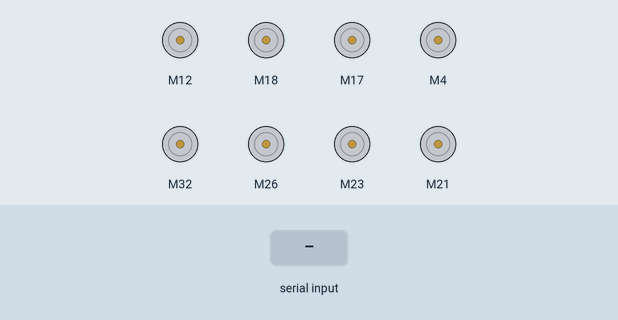
This sketch was run on a simulated Arduino Mega 2560, built with avr-gcc and run on an emulated ATmega2560. Shown: 8 × DC motor (green arrow = forward, orange = backward, longer = faster). Inputs (shaded band) come from the test bench.

Above: at 1.2 s.
1.3 s: "1\n" received over Serial
At 2.5 s:
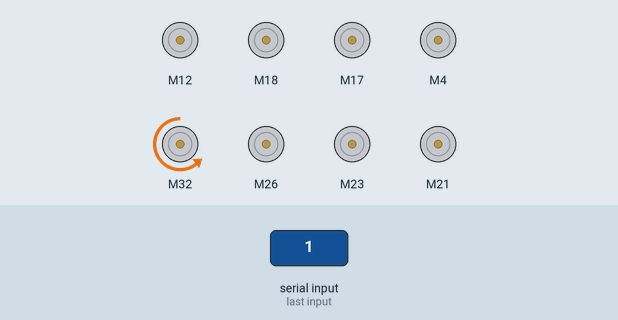
2.8 s: byte 0 (0) received over Serial
At 3.8 s:
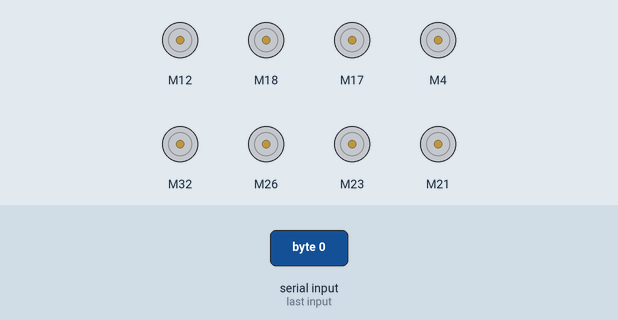
4.3 s: byte 1 (1) received over Serial
At 4.9 s:
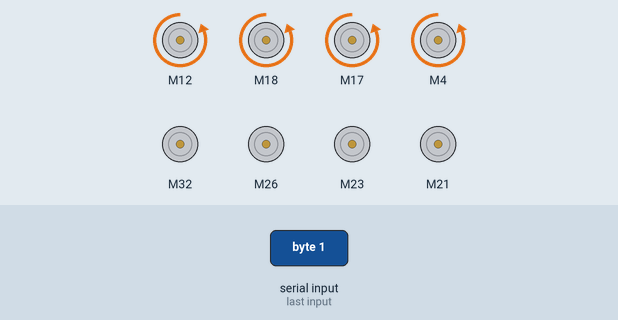
5.8 s: byte 2 (2) received over Serial
At 6.1 s:
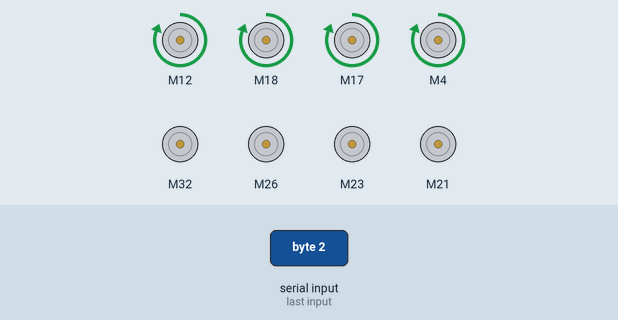
7.3 s: byte 3 (3) received over Serial
At 8.4 s:
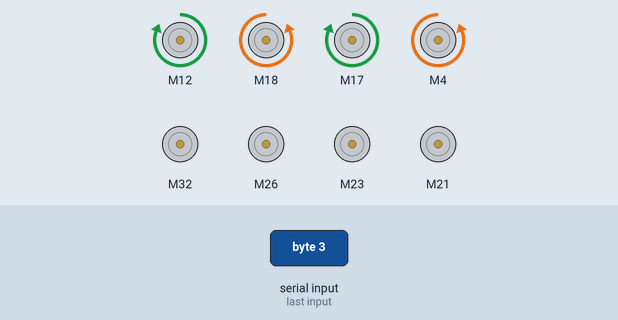
8.8 s: byte 4 (4) received over Serial
At 9.5 s:
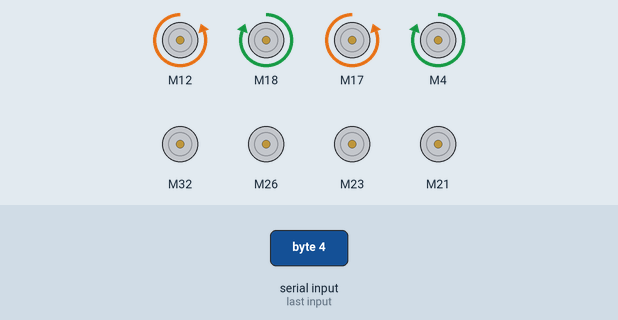
Timing chart, 0 to 11.3 s (numbered marks = the images above; inputs shaded):
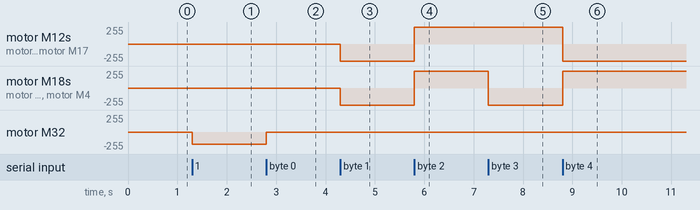

Measured:
- after the input at 1.3 s, motor M32: stopped → backward 180/255 at once
- after the input at 2.8 s, motor M32: backward 180/255 → stopped at once
- after the input at 4.3 s, motor M12, motor M18, motor M17, motor M4: stopped → backward 255/255 at once
- after the input at 5.8 s, motor M12, motor M18, motor M17, motor M4: backward 255/255 → forward 255/255 at once
- after the input at 7.3 s, motor M18, motor M4: forward 255/255 → backward 255/255 at once
- after the input at 8.8 s, motor M12, motor M17: forward 255/255 → backward 255/255 at once; motor M18, motor M4: backward 255/255 → forward 255/255 at once

The sketch:

AutonomousNavigation.ino
```cpp
//Codigo elaborado por Mike, Carlos, David, Alonso y Fausto


//Patas delanteras, canales 11 y 12. Patas traseras canales 6 y 7
#include "BTS7960.h"

#include "sbus.h"

bfs::SbusRx sbus_rx(&Serial2, 15, 2, true, false);
bfs::SbusData data;


int incomingByte;

const uint8_t motor1_pins[3] = { 2, 12, 13 };  //Enable, Left_PWM, Right_PWM //RPWM3 EN PLACA
const uint8_t motor2_pins[3] = { 2, 18, 5 };   //Enable, Left_PWM, Right_PWM //RPWM6 EN PLACA
const uint8_t motor3_pins[3] = { 2, 17, 16 };  //Enable, Left_PWM, Right_PWM //RPWM7 EN PLACA
const uint8_t motor4_pins[3] = { 2, 4, 0 };    //Enable, Left_PWM, Right_PWM //RPWM8 EN PLACA

const uint8_t motor5_pins[3] = { 2, 32, 33 };  //Enable, Left_PWM, Right_PWM //RPWM1 EN PLACA
const uint8_t motor6_pins[3] = { 2, 26, 27 };  //Enable, Left_PWM, Right_PWM //RPWM2 EN PLACA
const uint8_t motor7_pins[3] = { 2, 23, 22 };  //Enable, Left_PWM, Right_PWM //RPWM4 EN PLACA
const uint8_t motor8_pins[3] = { 2, 21, 19 };  //Enable, Left_PWM, Right_PWM //RPWM5 EN PLACA

BTS7960 motorController1(motor1_pins[0], motor1_pins[1], motor1_pins[2]);
BTS7960 motorController2(motor2_pins[0], motor2_pins[1], motor2_pins[2]);
BTS7960 motorController3(motor3_pins[0], motor3_pins[1], motor3_pins[2]);
BTS7960 motorController4(motor4_pins[0], motor4_pins[1], motor4_pins[2]);


BTS7960 motorControllerPatita1(motor5_pins[0], motor5_pins[1], motor5_pins[2]);
BTS7960 motorControllerPatita2(motor6_pins[0], motor6_pins[1], motor6_pins[2]);
BTS7960 motorControllerPatita3(motor7_pins[0], motor7_pins[1], motor7_pins[2]);
BTS7960 motorControllerPatita4(motor8_pins[0], motor8_pins[1], motor8_pins[2]);

int velocidad = 255;
int velocidadPatita = 180;
void setup() {
  Serial.begin(115200);
  motorController1.Enable();
  motorController2.Enable();
  motorController3.Enable();
  motorController4.Enable();
  sbus_rx.Begin();
}

///************************CAMBIAR canales por variables************************

void loop() {

  if (Serial.available() > 0) {
    /* Grab the received data */
    incomingByte = Serial.read();  //Leer puerto serie hasta timeout
    if (incomingByte < 10){
      detenerPatita(motorControllerPatita1);
      detenerPatita(motorControllerPatita2);
      detenerPatita(motorControllerPatita3);
      detenerPatita(motorControllerPatita4);
    }else{
      alto();
    }

    //Traccion
    if (incomingByte == 0){
      alto();
    } else if (incomingByte == 1){
      adelante();
    }else if (incomingByte == 2){
      atras();
    }else if (incomingByte == 3){
      izquierda();
    }else if (incomingByte == 4){
      derecha();

    //Sentido Horario
    }else if (incomingByte == 10){
      giroSentidoHorario(motorControllerPatita1);
    } else if (incomingByte == 11){
      giroSentidoHorario(motorControllerPatita2);
    }else if (incomingByte == 12){
      giroSentidoHorario(motorControllerPatita3);
    }else if (incomingByte == 13){
      giroSentidoHorario(motorControllerPatita4);
    }

    //Sentido AntiHorario
    else if (incomingByte == 20){
      giroSentidoAntiHorario(motorControllerPatita1);
    }else if (incomingByte == 21){
      giroSentidoAntiHorario(motorControllerPatita2);
    }else if (incomingByte == 22){
      giroSentidoAntiHorario(motorControllerPatita3);
    }else if (incomingByte == 23){
      giroSentidoAntiHorario(motorControllerPatita4);
    }

  }
}

void adelante() {

  motorController1.TurnLeft(velocidad);
  motorController2.TurnLeft(velocidad);
  motorController3.TurnLeft(velocidad);
  motorController4.TurnLeft(velocidad);
}

void atras() {

  motorController1.TurnRight(velocidad);
  motorController2.TurnRight(velocidad);
  motorController3.TurnRight(velocidad);
  motorController4.TurnRight(velocidad);
}

void derecha() {

  motorController1.TurnLeft(velocidad);
  motorController2.TurnRight(velocidad);
  motorController3.TurnLeft(velocidad);
  motorController4.TurnRight(velocidad);
}

void izquierda() {

  motorController1.TurnRight(velocidad);
  motorController2.TurnLeft(velocidad);
  motorController3.TurnRight(velocidad);
  motorController4.TurnLeft(velocidad);
}
void alto() {

  motorController1.Stop();
  motorController2.Stop();
  motorController3.Stop();
  motorController4.Stop();
}

void giroSentidoHorario(BTS7960 controller) {
  controller.TurnLeft(velocidadPatita);
}

void giroSentidoAntiHorario(BTS7960 controller) {
  controller.TurnRight(velocidadPatita);
}

void detenerPatita(BTS7960 controller) {
  controller.Stop();
}
```
